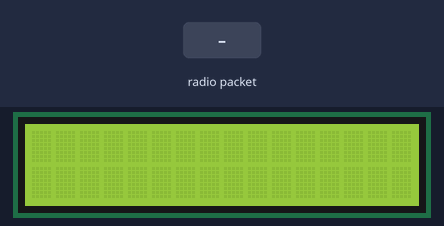
The sketch below on a simulated Arduino Uno, built with avr-gcc and run on an emulated ATmega328P. Shown: 16×2 character LCD. The inputs (shaded band) are chosen by the test bench. No radio packets arrive unless stated; what the sketch prints to the serial monitor is not drawn.

Above: at 1.3 s.
1.4 s: radio packet "5" arrives
At 2.1 s:
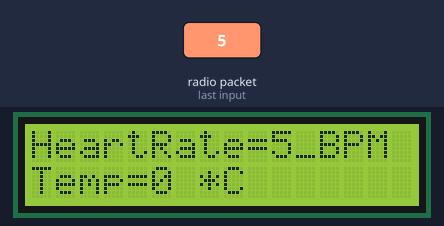
2.9 s: radio packet "90" arrives
At 3.3 s:
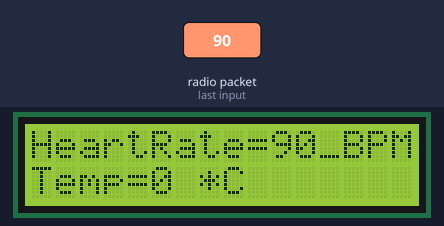
4.4 s: radio packet "200" arrives
At 5.6 s:
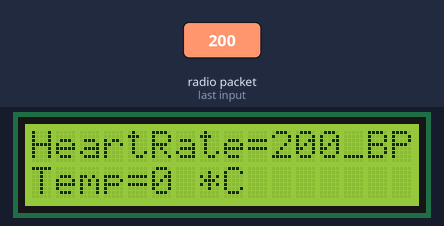
Timing chart, 0 to 7.4 s (numbered marks = the images above; inputs shaded):
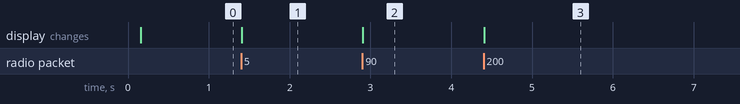

Measured:
- after the input at 1.4 s, the display: changes at once (image 1)
- after the input at 2.9 s, the display: changes at once (image 2)
- after the input at 4.4 s, the display: changes at once (image 3)

The sketch:

Receiver_Code.ino
```cpp
//Receiver Code For Wireless Health Monitoring System


#include <RH_ASK.h>   // Include RadioHead Amplitude Shift Keying Library

#include <SPI.h> // Include dependant SPI Library
#include <LiquidCrystal.h> //Include LCD library


LiquidCrystal lcd(8, 6 , 5, 4, 3, 2);  // sets the interfacing pins // Creates an LC object. Parameters: (rs, enable, d4, d5, d6, d7) //
RH_ASK rf_driver; // Create Amplitude Shift Keying Object

char StringReceived[22];   //setting maximum string length
int a,b;
void setup()
{

    lcd.setCursor(0,0);
    delay(100);

    lcd.begin(16,2);    //initializing LCD 16*2 display
    rf_driver.init();      //calling class driver initialization function

    Serial.begin(9600);    // Setup Serial Monitor
}

void loop()
{


    uint8_t buf[24];    // Set buffer to size of expected message
    uint8_t buflen = sizeof(buf);

    if (rf_driver.recv(buf, &buflen))    // Check if received packet is correct size
    {

 int i;
        // Message with a good checksum received, dump it.
        for (i = 0; i < buflen; i++)
 {

          StringReceived[i] = char(buf[i]);  // chars from buffer.
 }

      sscanf(StringReceived, "%d,%d",&a,&b); // Converts a string to an array

        // Turn off light to and await next message
      Serial.println(StringReceived);  //printing received string to serial monitor
      lcd.clear();
      lcd.setCursor(0,0);
      lcd.print("HeartRate=");

      lcd.print(a);          //printing the value of heart beat to LCD
        lcd.print("_BPM");
      lcd.setCursor(0,1);
      lcd.print("Temp=");
      lcd.print(b);           //printing the value temperature to the lcd
      lcd.print(" *C");


    }

 memset( StringReceived, 0, sizeof( StringReceived));// This line is for reset the StringReceived


}
```
